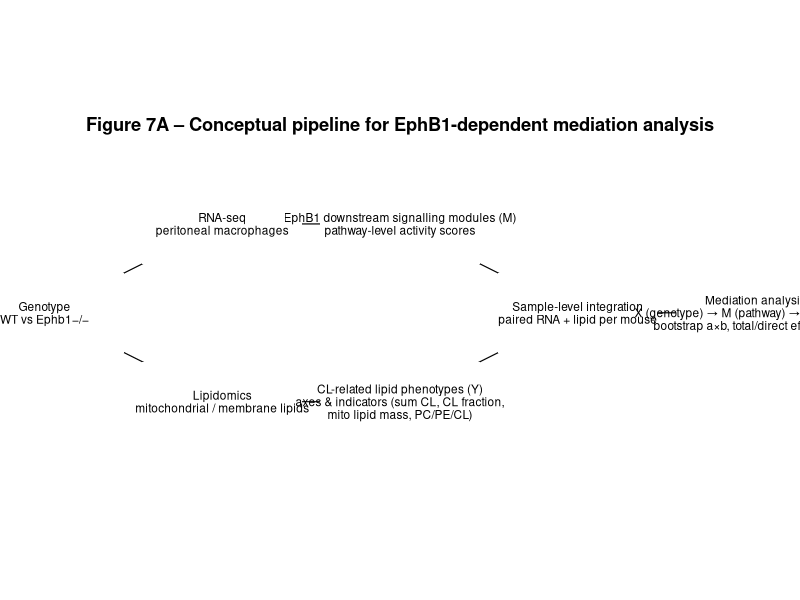

The R source for this figure:
#!/usr/bin/env Rscript

# scripts/plot/figure_7_a.R
#
# 目的：生成“发表级” Figure 7A 流程图
#       概念化展示 EphB1 中介分析的整体 pipeline
#       （不包含具体脚本名 / 文件路径，只保留生物学与分析逻辑）
#
# 输出：
#   results/figs/figure_7_a.pdf
#
# 使用方式：
#   Rscript scripts/plot/figure_7_a.R

suppressPackageStartupMessages({
  library(ggplot2)
  library(dplyr)
})

# -------- 1. 输出路径 --------
out_pdf <- "results/figs/figure_7_a.pdf"

# -------- 2. 定义节点（boxes） --------
# 坐标是人为指定的逻辑布局，可在需要时微调
nodes <- tibble::tibble(
  id = c(
    "genotype",
    "rna_seq", "lipidomics",
    "pathway_scores", "lipid_indicators",
    "integration",
    "mediation"
  ),
  label = c(
    # X：设计层面
    "Genotype\nWT vs Ephb1−/−",
    # 组学测量
    "RNA-seq\nperitoneal macrophages",
    "Lipidomics\nmitochondrial / membrane lipids",
    # 中间层：特征构建
    "EphB1 downstream signalling modules (M)\npathway-level activity scores",
    "CL-related lipid phenotypes (Y)\naxes & indicators (sum CL, CL fraction,\nmito lipid mass, PC/PE/CL)",
    # 样本整合
    "Sample-level integration\npaired RNA + lipid per mouse",
    # 统计模型
    "Mediation analysis\nX (genotype) → M (pathway) → Y (axis / lipid)\nbootstrap a×b, total/direct effects (c, c')"
  ),
  # 手动画一个“左右流动”的 pipeline 布局
  x = c(
    0,   # genotype
    2, 2, # RNA-seq, lipidomics
    4, 4, # pathway_scores, lipid_indicators
    6,    # integration
    8     # mediation
  ),
  y = c(
    2,   # genotype
    3, 1, # RNA-seq, lipidomics
    3, 1, # pathway_scores, lipid_indicators
    2,    # integration
    2     # mediation
  )
)

box_width  <- 1.8
box_height <- 0.9

nodes <- nodes %>%
  mutate(
    xmin = x - box_width / 2,
    xmax = x + box_width / 2,
    ymin = y - box_height / 2,
    ymax = y + box_height / 2
  )

# -------- 3. 定义边（arrows） --------
edges <- tibble::tibble(
  x    = c(
    # 设计 → 测量
    nodes$x[nodes$id == "genotype"],
    nodes$x[nodes$id == "genotype"],
    # RNA → 通路分数
    nodes$x[nodes$id == "rna_seq"],
    # Lipid → 脂质指标
    nodes$x[nodes$id == "lipidomics"],
    # 通路 + 指标 → 整合
    nodes$x[nodes$id == "pathway_scores"],
    nodes$x[nodes$id == "lipid_indicators"],
    # 整合 → 中介模型
    nodes$x[nodes$id == "integration"]
  ),
  y    = c(
    nodes$y[nodes$id == "genotype"],
    nodes$y[nodes$id == "genotype"],
    nodes$y[nodes$id == "rna_seq"],
    nodes$y[nodes$id == "lipidomics"],
    nodes$y[nodes$id == "pathway_scores"],
    nodes$y[nodes$id == "lipid_indicators"],
    nodes$y[nodes$id == "integration"]
  ),
  xend = c(
    nodes$x[nodes$id == "rna_seq"],
    nodes$x[nodes$id == "lipidomics"],
    nodes$x[nodes$id == "pathway_scores"],
    nodes$x[nodes$id == "lipid_indicators"],
    nodes$x[nodes$id == "integration"],
    nodes$x[nodes$id == "integration"],
    nodes$x[nodes$id == "mediation"]
  ),
  yend = c(
    nodes$y[nodes$id == "rna_seq"],
    nodes$y[nodes$id == "lipidomics"],
    nodes$y[nodes$id == "pathway_scores"],
    nodes$y[nodes$id == "lipid_indicators"],
    nodes$y[nodes$id == "integration"],
    nodes$y[nodes$id == "integration"],
    nodes$y[nodes$id == "mediation"]
  )
)

# 为了让箭头不要正好贴在 box 边上，做一点点缩短
shrink_edge <- function(x, y, xend, yend, shrink = 0.25) {
  dx <- xend - x
  dy <- yend - y
  len <- sqrt(dx^2 + dy^2)
  # 避免除零
  len[len == 0] <- 1
  x_new    <- x    + dx / len * shrink
  y_new    <- y    + dy / len * shrink
  xend_new <- xend - dx / len * shrink
  yend_new <- yend - dy / len * shrink
  list(x = x_new, y = y_new, xend = xend_new, yend = yend_new)
}

sh <- shrink_edge(edges$x, edges$y, edges$xend, edges$yend, shrink = 0.3)
edges$x    <- sh$x
edges$y    <- sh$y
edges$xend <- sh$xend
edges$yend <- sh$yend

# -------- 4. 绘图 --------
p <- ggplot() +
  # 箭头
  geom_segment(
    data = edges,
    aes(x = x, y = y, xend = xend, yend = yend),
    arrow = grid::arrow(length = grid::unit(0.18, "cm"), type = "closed"),
    linewidth = 0.4
  ) +
  # box
  geom_rect(
    data = nodes,
    aes(xmin = xmin, xmax = xmax, ymin = ymin, ymax = ymax),
    fill = "white",
    linewidth = 0.4
  ) +
  # 文本
  geom_text(
    data = nodes,
    aes(x = x, y = y, label = label),
    size = 3,
    lineheight = 0.9
  ) +
  coord_equal(xlim = c(-0.5, 8.5), ylim = c(0, 4), expand = FALSE) +
  theme_void(base_size = 11) +
  labs(
    title = "Figure 7A – Conceptual pipeline for EphB1-dependent mediation analysis"
  ) +
  theme(
    plot.title = element_text(hjust = 0.5, face = "bold")
  )

message("[Figure 7A] 导出发表级流程图: ", out_pdf)
ggsave(out_pdf, p, width = 8, height = 4.5, device = cairo_pdf)

message("[Figure 7A] 完成。")
